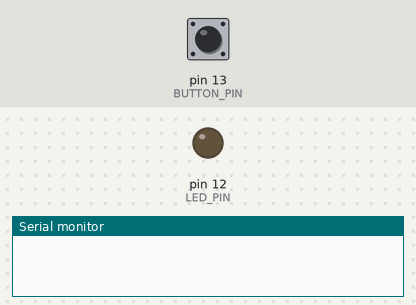
This sketch was run on a simulated Arduino Uno, built with avr-gcc and run on an emulated ATmega328P. Parts: output pins drawn as LEDs (lit = HIGH), the last lines printed to the serial monitor. Dashed ring = blinking. Inputs (shaded band) come from the test bench; at power-on: pin 13 (BUTTON_PIN) LOW.

Above: at 1.2 s.
1.3 s: pin 13 (BUTTON_PIN) pulled HIGH for 0.15 s
At 2.5 s:
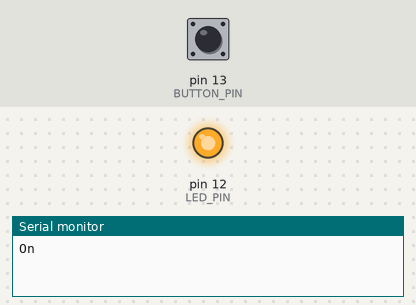
2.9 s: pin 13 (BUTTON_PIN) pulled HIGH for 1 s
At 3.67 s:
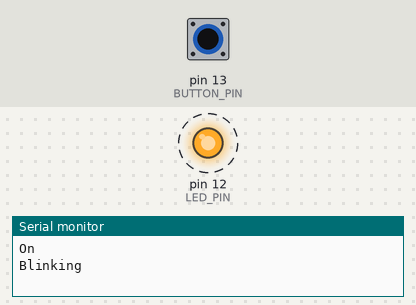
5.9 s: pin 13 (BUTTON_PIN) pulsed HIGH 5 times (0.12 s each, 0.3 s apart)
8.9 s: pin 13 (BUTTON_PIN) pulled HIGH for 3.2 s
At 9.8 s:
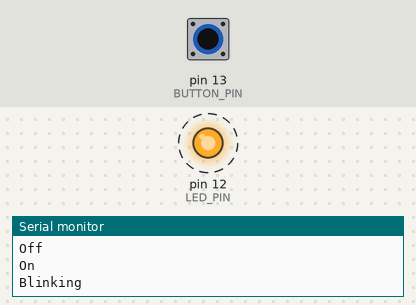
Timing chart, 0 to 14.6 s (numbered marks = the images above; inputs shaded):
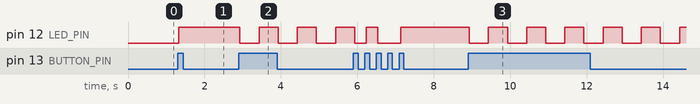

Measured:
- after the input at 1.3 s, pin 12 (LED_PIN): LOW → HIGH at once
- after the input at 2.9 s, pin 12 (LED_PIN): alternates HIGH for 0.50 s and LOW for 0.50 s, starting at once
- after the input at 8.9 s, pin 12 (LED_PIN): alternates HIGH for 0.50 s and LOW for 0.50 s, starting at once

The sketch:

Challenge05_PrintMode.ino
```cpp
// Complete example solution for Lesson03, challenge 05.
const int BUTTON_PIN = 13, LED_PIN = 12;
int previousState = LOW, mode = 0;
unsigned long blinkAt = 0;
void setup() {
  pinMode(BUTTON_PIN, INPUT);
  pinMode(LED_PIN, OUTPUT);
  Serial.begin(9600);
}
void loop() {
  int state = digitalRead(BUTTON_PIN);
  if (state == HIGH && previousState == LOW) {
    mode = (mode + 1) % 3;
    Serial.println(mode == 0 ? "Off" : mode == 1 ? "On" : "Blinking");
    delay(30);
  }
  previousState = state;
  if (mode == 0) digitalWrite(LED_PIN, LOW);
  if (mode == 1) digitalWrite(LED_PIN, HIGH);
  if (mode == 2 && millis() - blinkAt >= 500) {
    blinkAt = millis();
    digitalWrite(LED_PIN, !digitalRead(LED_PIN));
  }
}
```
